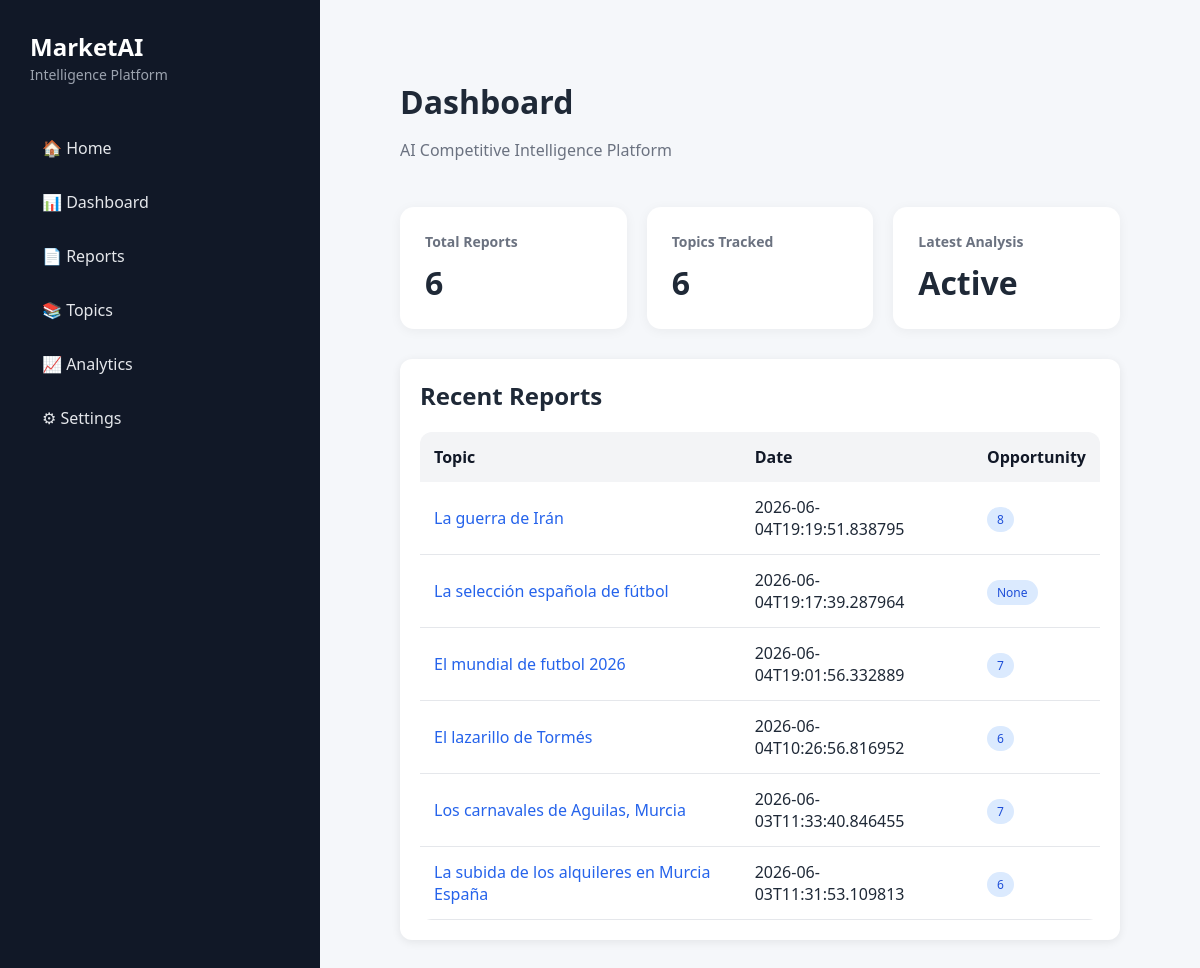
Before: / with the older database file.
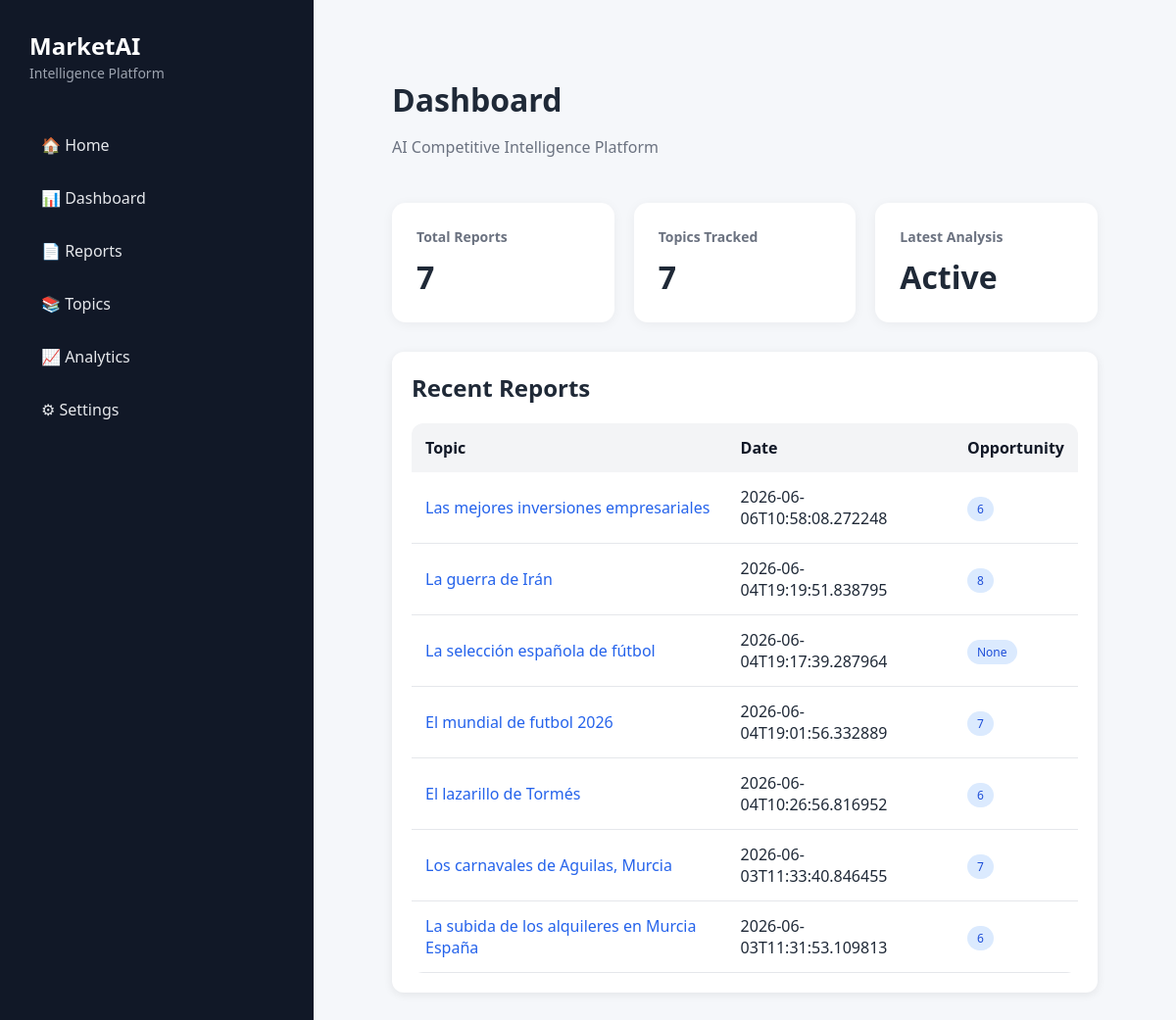
After: the same page with the newer database file.
### tables this page shows
CREATE TABLE reports (

        id INTEGER PRIMARY KEY AUTOINCREMENT,

        topic TEXT NOT NULL,

        created_at TEXT NOT NULL,

        market_opportunity INTEGER,

        competitive_threat INTEGER,

        technology_maturity INTEGER,

        regulatory_risk INTEGER,

        investment_attractiveness INTEGER,

        markdown_path TEXT,

        pdf_path TEXT
    , md_path TEXT);

### app/dashboard/server.py (the view)
@app.get("/")
def home(request: Request):
    reports = get_all_reports()
    return templates.TemplateResponse(
        request=request,
        name="index.html",
        context={
            "reports": reports
        }
    )

### app/dashboard/templates/index.html (shortened to what this page needs)
<!DOCTYPE html>
<html>
<head>
    <link
        rel="stylesheet"
        href="/static/style.css">
</head>
<body>
<div class="layout">
    <aside class="sidebar">
        <div class="logo">
            <h2>MarketAI</h2>
            <span>Intelligence Platform</span>
        </div>
        <nav>
            <a href="/">🏠 Home</a>
            <a href="/dashboard">📊 Dashboard</a>
            <a href="/reports">📄 Reports</a>
            <a href="/topics">📚 Topics</a>
            <a href="/analytics">📈 Analytics</a>
            <a href="/settings">⚙ Settings</a>
        </nav>
    </aside>
    <main class="main-content">
        <div class="header">
            <div>
                <h1>Dashboard</h1>
                <p>
                    AI Competitive Intelligence Platform
                </p>
            </div>
        </div>
        <div class="kpi-grid">
            <div class="kpi-card">
                <h3>Total Reports</h3>
                <span>
                    {{ reports|length }}
                </span>
            </div>
            <div class="kpi-card">
                <h3>Topics Tracked</h3>
                <span>
                    {{ reports|length }}
                </span>
            </div>
            <div class="kpi-card">
                <h3>Latest Analysis</h3>
                <span>
                    Active
                </span>
            </div>
        </div>
        <div class="card">
            <h2>Recent Reports</h2>
            <table>
                <tr>
                    <th>Topic</th>
                    <th>Date</th>
                    <th>Opportunity</th>
                </tr>
                {% for report in reports %}
                <tr>
                    <td>
                        <a href="/topic/{{ report[1] }}">
                            {{ report[1] }}
                        </a>
                    </td>
                    <td>{{ report[2] }}</td>
                    <td>
                        <span class="badge">
                            {{ report[3] }}
                        </span>
                    </td>
                </tr>
                {% endfor %}
            </table>
        </div>
    </main>
</div>
</body>
</html>

### app/dashboard/static/style.css (style rules this page uses)
body { font-family: "Segoe UI", Arial, sans-serif; background-color: #f5f7fa; margin: 0; padding: 40px; color: #1f2937; }
.header { margin-bottom: 30px; }
.header h1 { margin: 0; font-size: 32px; }
.header p { color: #6b7280; }
.card { background: white; border-radius: 12px; padding: 20px; margin-bottom: 15px; box-shadow: 0 2px 10px rgba(0,0,0,0.08); }
a { text-decoration: none; color: #2563eb; }
table { width: 100%; border-collapse: collapse; background: white; border-radius: 12px; overflow: hidden; }
th { background: #111827; color: white; padding: 14px; text-align: left; }
td { padding: 14px; border-bottom: 1px solid #e5e7eb; }
.badge { background: #dbeafe; color: #1d4ed8; padding: 4px 10px; border-radius: 20px; font-size: 12px; }
.layout { display: flex; min-height: 100vh; }
.sidebar { width: 260px; background: #111827; color: white; padding: 30px; position: fixed; top: 0; left: 0; bottom: 0; }
.logo h2 { margin: 0; }
.logo span { color: #9ca3af; font-size: 14px; }
.sidebar nav { margin-top: 40px; }
.sidebar nav a { display: block; color: #e5e7eb; padding: 12px; border-radius: 8px; margin-bottom: 8px; transition: 0.2s; }
.main-content { margin-left: 320px; width: calc(100% - 320px); padding: 40px; }
.header { display: flex; justify-content: space-between; align-items: center; }
.kpi-grid { display: grid; grid-template-columns: repeat(3, 1fr); gap: 20px; margin-bottom: 30px; }
.kpi-card { background: white; padding: 25px; border-radius: 14px; box-shadow: 0 2px 12px rgba(0,0,0,.05); }
.kpi-card h3 { margin: 0; color: #6b7280; font-size: 14px; }
.kpi-card span { display: block; margin-top: 10px; font-size: 32px; font-weight: bold; }
.card h2 { margin-top: 0; }
table { margin-top: 20px; }
th { background: #f3f4f6; color: #111827; font-weight: 600; }
.logo { display: block; text-decoration: none; color: inherit; margin-bottom: 30px; }

Changed rows visible on the page:
added reports: topic "Las mejores inversiones empresariales", created_at "2026-06-06T10:58:08.272248", market_opportunity "6"
Other visible differences:
{{ reports|length }}: "6" → "7"
